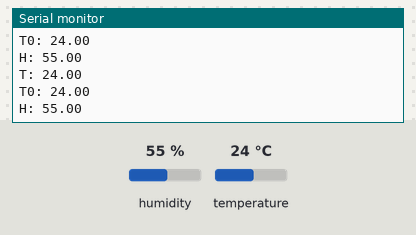
The sketch below on a simulated ESP8266 (NodeMCU). On the bench: the last lines printed to the serial monitor. The inputs (shaded band) are chosen by the test bench; at power-on: humidity 55 %, temperature 24 °C.

Above: at 3.2 s.
3.3 s: humidity set to 22 %
At 4.5 s:
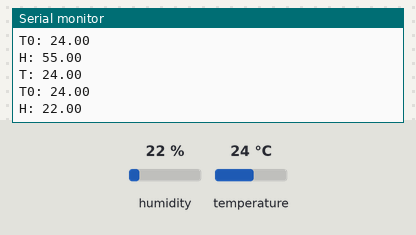
6.0 s: temperature set to 12 °C
At 7.7 s:
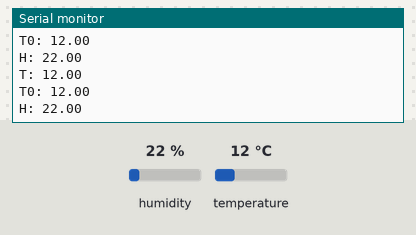
8.7 s: humidity set to 40 %
At 10.5 s:
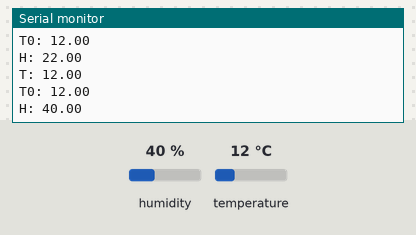
Timing chart, 0 to 12.0 s (numbered marks = the images above; inputs shaded):
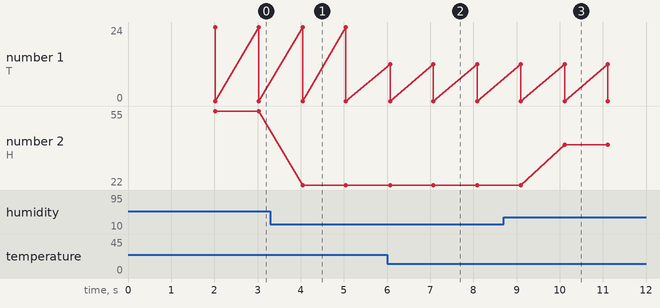

The sketch:

26_nodemcu_dht11.ino
```cpp
#include <DHT.h>
#define DHTPIN D2
#define DHTTYPE    DHT11
DHT dht(DHTPIN, DHTTYPE);
unsigned long currentMillis=0;
unsigned long previousMillis3 = 0;
const long interval3 = 60000;


double T=20; //sensörden ölçülen anlık sıcaklık null olabilir
double T0=20;//anlık sıcaklık null değil
double H;


void setup() {
Serial.begin(9600);
dht.begin();
delay(2000);
}

void loop() {


T=dht.readTemperature();
H=dht.readHumidity();
if(T<70 && T>-30) T0=T;
Serial.print("T: ");Serial.println(T);
Serial.print("T0: ");Serial.println(T0);
Serial.print("H: ");Serial.println(H);


delay(1000);


}
```

Measured:
- after the input at 3.3 s, the serial monitor: prints a new line after 0.75 s (image 1)
- after the input at 6.0 s, the serial monitor: prints a new line after 0.07 s (image 2)
- after the input at 8.7 s, the serial monitor: prints a new line after 1.4 s (image 3)
- plotted number 2: 55 → 22 after the input at 3.3 s, 22 → 40 after the input at 8.7 s
